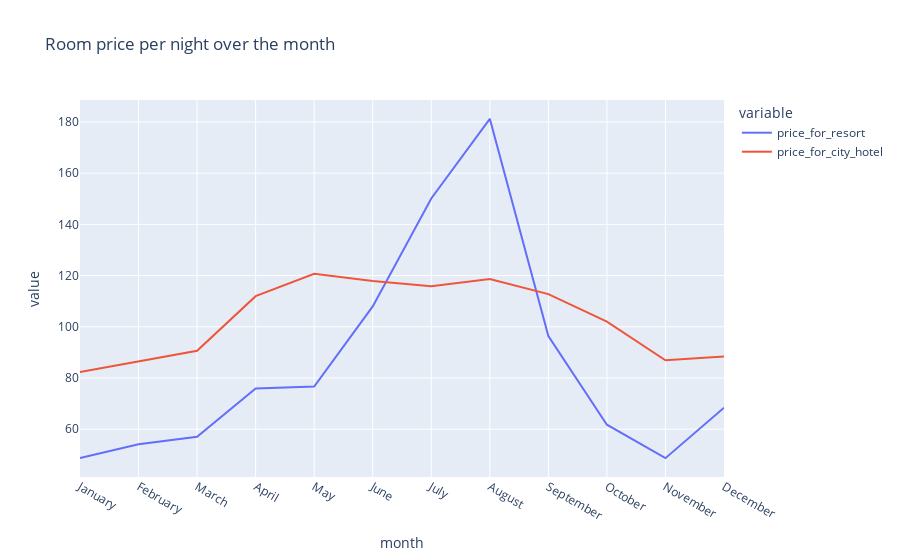

The cell this chart's notebook holds for it:
### Code cell
px.line(final, x = 'month', y=['price_for_resort', 'price_for_city_hotel'], title ='Room price per night over the month' )

### Figure 1 — Plotly figure (JSON) as saved in the notebook; plotly's stock layout.template omitted (floating-point values rounded to 4 significant figures)
{"data": [{"hovertemplate": "variable=price_for_resort<br>month=%{x}<br>value=%{y}<extra></extra>", "legendgroup": "price_for_resort", "line": {"color": "#636efa", "dash": "solid"}, "marker": {"symbol": "circle"}, "mode": "lines", "name": "price_for_resort", "orientation": "v", "showlegend": true, "type": "scatter", "x": ["January", "February", "March", "April", "May", "June", "July", "August", "September", "October", "November", "December"], "xaxis": "x", "y": [48.76, 54.15, 57.06, 75.87, 76.66, 108.0, 150.1, 181.2, 96.42, 61.78, 48.71, 68.41], "yaxis": "y"}, {"hovertemplate": "variable=price_for_city_hotel<br>month=%{x}<br>value=%{y}<extra></extra>", "legendgroup": "price_for_city_hotel", "line": {"color": "#EF553B", "dash": "solid"}, "marker": {"symbol": "circle"}, "mode": "lines", "name": "price_for_city_hotel", "orientation": "v", "showlegend": true, "type": "scatter", "x": ["January", "February", "March", "April", "May", "June", "July", "August", "September", "October", "November", "December"], "xaxis": "x", "y": [82.33, 86.52, 90.66, 112.0, 120.7, 117.9, 115.8, 118.7, 112.8, 102.0, 86.95, 88.4], "yaxis": "y"}], "layout": {"legend": {"title": {"text": "variable"}, "tracegroupgap": 0}, "title": {"text": "Room price per night over the month"}, "xaxis": {"anchor": "y", "domain": [0, 1], "title": {"text": "month"}}, "yaxis": {"anchor": "x", "domain": [0, 1], "title": {"text": "value"}}}}
